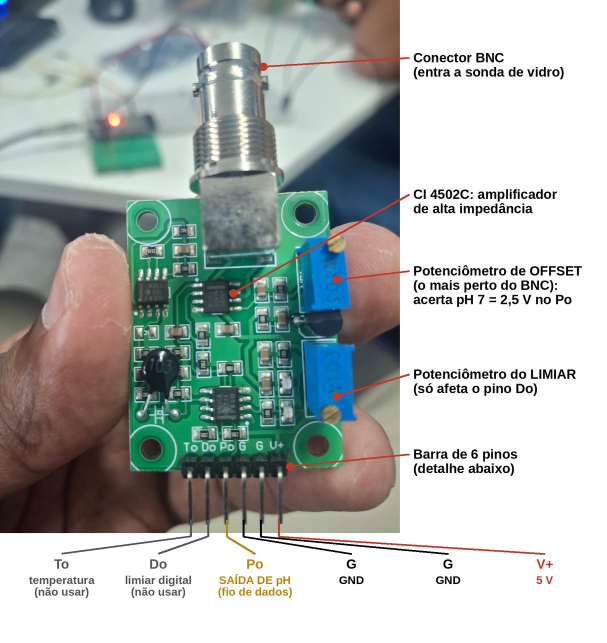
#> input picture aula-agua/imagens/ph4502c_pinagem.jpg, 1213 x 1286 px (shown at 1/2 size)
$ python anotar_pinagem.py ph4502c_pinagem.jpg ph4502c_pinagem.jpg
#> lines starting #> are read from the running program, lines starting #| are printed output that depends on the picture
import sys
from PIL import Image, ImageDraw, ImageFont
src, dst = sys.argv[1], sys.argv[2]
im = Image.open(src).convert("RGB")
#> im is the input picture: PIL image 1213x1286 RGB; mean R, G, B 172.5, 179.4, 176.4
W, H = im.size                      # 1200 x 1600
#> W = 1213; H = 1286
# margem branca a direita e embaixo para os rotulos
MD, MB = 620, 330
tela = Image.new("RGB", (W + MD, H + MB), "white")
#> tela: PIL image 1833x1616 RGB; every value is 255
tela.paste(im, (0, 0))
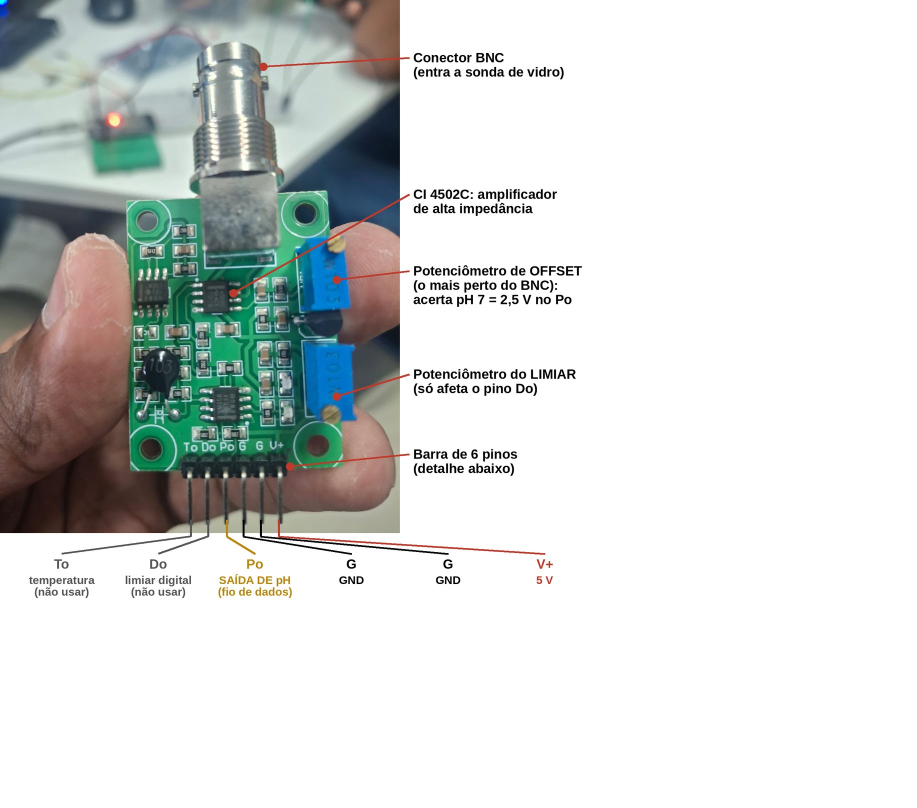
#> tela: PIL image 1833x1616 RGB (shown at 1/2 size); mean R, G, B 211.5, 215.2, 213.6
d = ImageDraw.Draw(tela)
F = "/usr/share/fonts/truetype/liberation/LiberationSans-Bold.ttf"
f1, f2 = ImageFont.truetype(F, 40), ImageFont.truetype(F, 34)
COR = "#c0392b"
def seta(p0, p1):
    d.line([p0, p1], fill=COR, width=6)
    x, y = p1; d.ellipse([x - 12, y - 12, x + 12, y + 12], fill=COR)
def rot(xy, txt, alvo, fonte=f1):
    x, y = xy
    d.multiline_text((x, y), txt, fill="black", font=fonte, spacing=6)
    seta((x - 12, y + 24), alvo)
X = W + 40
#> X = 1253
rot((X, 150),  "Conector BNC\n(entra a sonda de vidro)", (790, 200))
rot((X, 560),  "CI 4502C: amplificador\nde alta impedância", (700, 880))
rot((X, 790),  "Potenciômetro de OFFSET\n(o mais perto do BNC):\nacerta pH 7 = 2,5 V no Po", (1010, 840))
rot((X, 1100), "Potenciômetro do LIMIAR\n(só afeta o pino Do)", (1010, 1190))
rot((X, 1340), "Barra de 6 pinos\n(detalhe abaixo)", (870, 1400))
# pinos: x aproximado de cada um na foto
pinos = [(572, "To", "temperatura\n(não usar)", "#555555"),
         (624, "Do", "limiar digital\n(não usar)", "#555555"),
         (680, "Po", "SAÍDA DE pH\n(fio de dados)", "#b8860b"),
         (730, "G",  "GND", "black"),
         (782, "G",  "GND", "black"),
         (836, "V+", "5 V", "#c0392b")]
# rotulos espalhados embaixo, com linha ate cada pino
n = len(pinos); passo = (W + MD - 80) / n
#> after `passo = (W + MD - 80) / n`: passo = 292.2
for i, (px, nome, desc, cor) in enumerate(pinos):
    cx = 40 + passo * i + passo / 2
    y0 = H + 70
    d.line([(px, 1560), (px, H + 10), (cx, y0 - 8)], fill=cor, width=6)
    d.text((cx, y0), nome, fill=cor, font=f1, anchor="ma")
    d.multiline_text((cx, y0 + 52), desc, fill=cor, font=f2, anchor="ma", align="center", spacing=4)
tela = tela.resize((tela.width * 2 // 3, tela.height * 2 // 3), Image.LANCZOS)
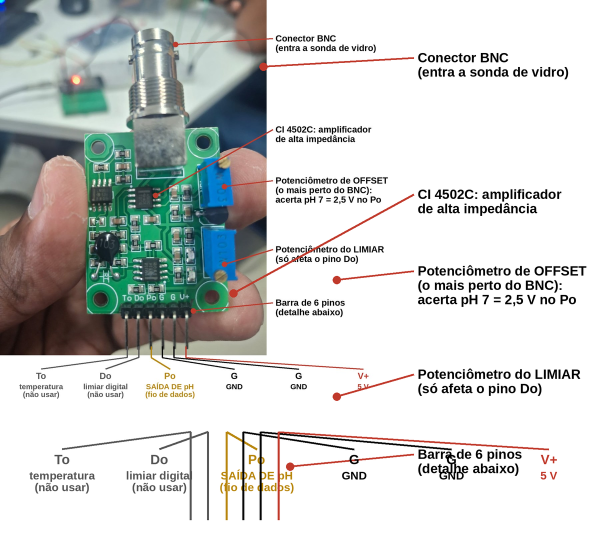
#> tela: PIL image 1222x1077 RGB (shown at 1/2 size); mean R, G, B 205.1, 207.8, 205.9
tela.save(dst, quality=88)
print(tela.size)
#| (1222, 1077)
